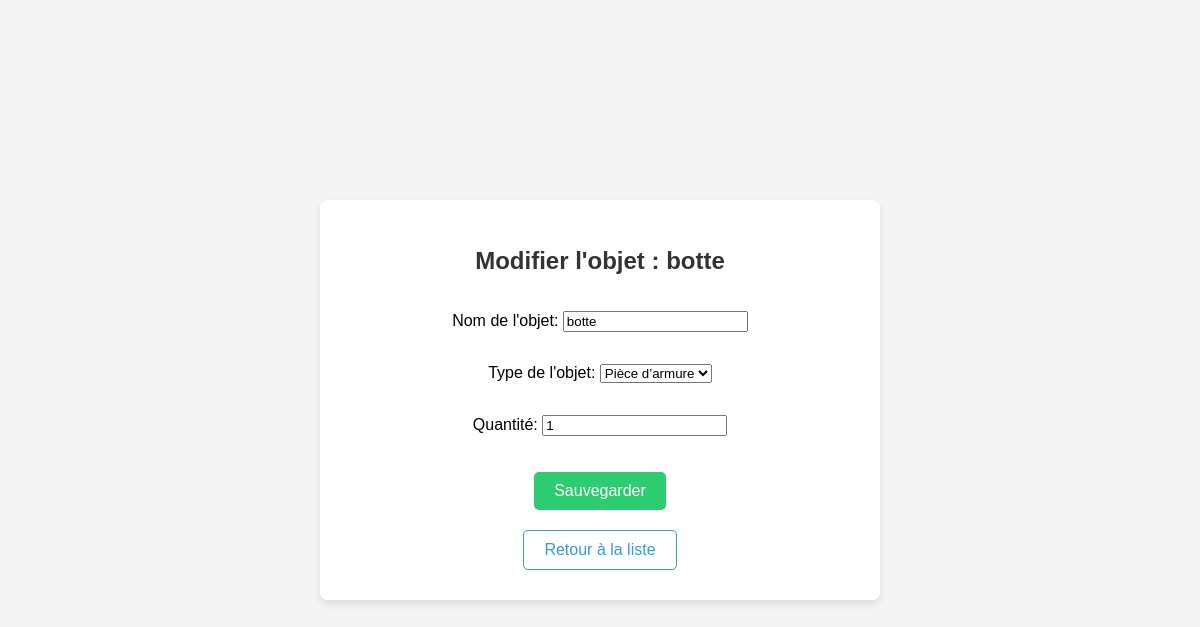
/App/update/6/ (signed in), run on the app's committed database.
### App/models.py (models this page shows, shortened)
class Item(models.Model):
    TYPE_CHOICES = [
        ('potion', 'Potion'),
        ('plante', 'Plante'),
        ('arme', 'Arme'),
        ('clé', 'Clé'),
        ('armure', 'Pièce d’armure'),
    ]
    nom = models.CharField(max_length=100)
    type = models.CharField(max_length=20, choices=TYPE_CHOICES)
    quantite = models.IntegerField(default=1)
    user = models.ForeignKey('User', on_delete=models.CASCADE, related_name='items', null=True)

### App/views.py (the view)
# urls.py: path('update/<int:item_id>/', update_item, name='update_item'),
def update_item(request, item_id):
    user_id = request.session.get('user_id')
    if not user_id:
        return redirect('login')
    item = get_object_or_404(Item, id=item_id, user_id=user_id)
    if request.method == 'POST':
        form = ItemForm(request.POST, instance=item)
        if form.is_valid():
            form.save()
            messages.success(request, 'L\'objet a été mis à jour avec succès.')
            return redirect('inventory_list')
    else:
        form = ItemForm(instance=item)
    return render(request, 'App/update_item.html', {'form': form, 'item': item})

### App/forms.py
class ItemForm(forms.ModelForm):
    class Meta:
        model = Item
        fields = ['nom', 'type', 'quantite']
        widgets = {
            'nom': forms.TextInput(attrs={'placeholder': 'Nom de l\'objet'}),
            'type': forms.Select(choices=Item.TYPE_CHOICES),  # Utilisation d'une liste déroulante pour le type
            'quantite': forms.NumberInput(attrs={'placeholder': 'Quantité'}),
        }
        labels = {
            'nom': 'Nom de l\'objet',
            'type': 'Type de l\'objet',
            'quantite': 'Quantité',
        }

### App/templates/App/update_item.html (shortened to what this page needs)
<!DOCTYPE html>
<html lang="fr">
<head>
    {% load static %}
    <link rel="stylesheet" type="text/css" href="{% static 'App/update_item_style.css' %}">
</head>
<body>
    <div class="container">
        <h1>Modifier l'objet : {{ item.nom }}</h1>
        <form method="post">
            {{ form.as_p }}
            <button type="submit">Sauvegarder</button>
        </form>
        <a href="{% url 'inventory_list' %}">Retour à la liste</a>
    </div>
</body>
</html>

### App/static/App/update_item_style.css (style rules this page uses)
body { font-family: Arial, sans-serif; background-color: #f4f4f4; margin: 0; padding: 0; display: flex; justify-content: center; align-items: center; height: 100vh; }
.container { background-color: #fff; border-radius: 8px; padding: 30px; box-shadow: 0 4px 8px rgba(0, 0, 0, 0.1); max-width: 500px; width: 100%; text-align: center; }
h1 { font-size: 24px; color: #333; margin-bottom: 20px; }
form { display: flex; flex-direction: column; align-items: center; }
form button { background-color: #2ecc71; color: white; border: none; padding: 10px 20px; font-size: 16px; border-radius: 5px; cursor: pointer; margin-top: 20px; transition: background-color 0.3s ease; }
a { display: inline-block; margin-top: 20px; text-decoration: none; color: #3498db; padding: 10px 20px; border: 1px solid #3498db; border-radius: 5px; transition: background-color 0.3s ease, color 0.3s ease; }

### data on the page
Item: nom "botte", type "Pièce d’armure", quantite "1"
